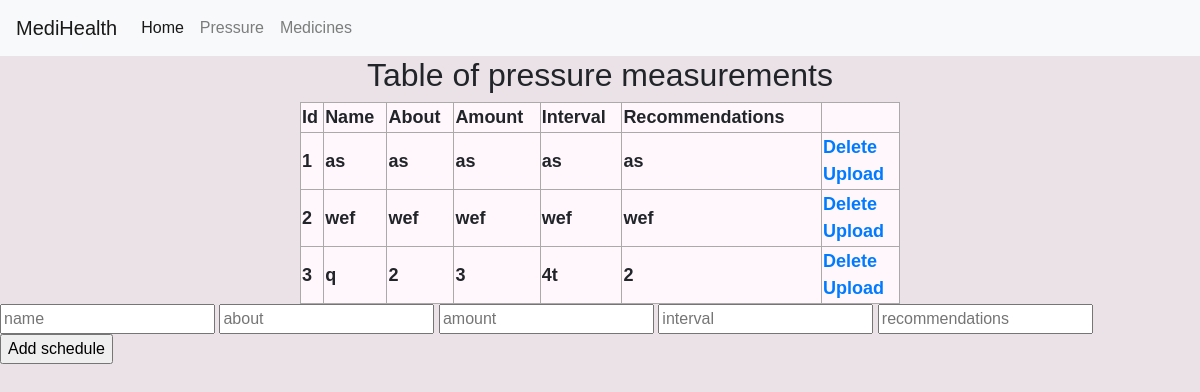
The page /medicines on the database its author committed.
### templates/database/Database.py (models this page shows, shortened)
class Medicine_schedule(db.Model):
    id = db.Column(db.Integer, primary_key=True)
    name = db.Column(db.String(30), nullable=False)
    about = db.Column(db.String(200), nullable=False)
    amount = db.Column(db.Integer, nullable=False)
    interval = db.Column(db.Integer, nullable=False)
    recommendations = db.Column(db.String(200), nullable=True)

### templates/routes/routes.py (the view)
@app.route('/medicines',methods=['POST','GET'])
def medicines():
    if request.method == 'POST':
        name_medi = request.form['name_m']
        about_medi = request.form['about_m']
        amount_medi = request.form['amount_m']
        interval_medi = request.form['interval_m']
        recom_medi = request.form['recom_m']
        new_schedule = Medicine_schedule(
            name = name_medi,
            about = about_medi,
            amount = amount_medi,
            interval = interval_medi,
            recommendations = recom_medi)
        try:
            db.session.add(new_schedule)
            db.session.commit()
            return redirect('/medicines')
        except:
            return 'There was a problem!'
    else:
        schedules = Medicine_schedule.query.order_by(Medicine_schedule.id).all()
        return render_template('medicines.html',schedules = schedules)

### templates/medicines.html (shortened to what this page needs)
{% extends 'base.html' %}
{% block body %}
<h2 style="text-align:center">Table of pressure measurements </h2>
    <div class ="content">
    {% if schedules|length < 1 %}
    <h4 style="text-align:center">There are no schedules!</h4>
    {% else  %}
    <table>
        <tr>
            <th>Id</th>
            <th>Name</th>
            <th>About</th>
            <th>Amount</th>
            <th>Interval</th>
            <th>Recommendations</th>
        </tr>
{% for schedule in schedules %}
            <tr>
                <th>{{schedule.id }}</th>
                <th>{{schedule.name }}</th>
                <th>{{schedule.about }}</th>
                <th>{{schedule.amount }}</th>
                <th>{{schedule.interval }}</th>
                <th>{{schedule.recommendations }}</th>
                <th>
                    <a href = "">Delete</a>
                    <br>
                    <a href = "">Upload</a>
                </th>
            </tr>
        {% endfor %}
    </table>
    {% endif %}
    </div>
        <form action ="/medicines" method="POST">
            <input type="text" name="name_m" id="name_m" placeholder="name">
            <input type="text" name="about_m" id="about_m" placeholder="about ">
            <input type="text" name="amount_m" id="amount_m" placeholder="amount">
            <input type="text" name="interval_m" id="interval_m" placeholder="interval ">
            <input type="text" name="recom_m" id="recom_m" placeholder="recommendations">
             <input type="submit" value="Add schedule">
        </form>
{% endblock %}

### templates/base.html (shortened to what this page needs)
<!DOCTYPE html>
<html lang="en">
<head>
    <link rel="stylesheet" href="https://stackpath.bootstrapcdn.com/bootstrap/4.3.1/css/bootstrap.min.css">
    <link rel="stylesheet" href="{{ url_for('static',filename='css/main.css') }}">
    {% include 'Navbar.html' %}
</head>
<body>
    {% block body %}{% endblock %}
</body>
</html>

### templates/Navbar.html (shortened to what this page needs)
<nav class="navbar navbar-expand-lg navbar-light bg-light">
  <a class="navbar-brand" href="#">MediHealth</a>
  <div class="collapse navbar-collapse" id="navbarTogglerDemo03">
    <ul class="navbar-nav mr-auto mt-2 mt-lg-0">
      <li class="nav-item active">
        <a class="nav-link" href="/home">Home <span class="sr-only">(current)</span></a>
      </li>
      <li class="nav-item">
        <a class="nav-link" href="/pressure">Pressure <span class="sr-only">(current)</span></a>
      </li>
       <li class="nav-item">
        <a class="nav-link" href="/medicines">Medicines <span class="sr-only">(current)</span></a>
      </li>
    </ul>
  </div>
</nav>

### static/css/main.css (style rules this page uses)
body, html { margin: 0; font-family: Arial, Helvetica,sans-serif; background-color: #eae2e6; }
.content { margin: 0 auto; width: 600px; font-size:large; background-color: #fff7fb; }
table, td, th { border: 1px solid #aaa; }
table { border-collapse: collapse; width: 100%; }
th { height: 30px; }

### rows shown on the page
Medicine_schedule: id "1", name "as", about "as", amount "as", interval "as", recommendations "as"
Medicine_schedule: id "2", name "wef", about "wef", amount "wef", interval "wef", recommendations "wef"
Medicine_schedule: id "3", name "q", about "2", amount "3", interval "4t", recommendations "2"
